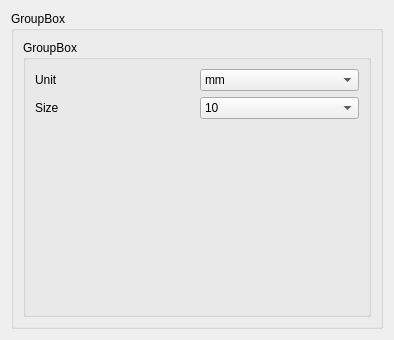
<?xml version="1.0" encoding="UTF-8"?>
<ui version="4.0">
 <class>H2Pref</class>
 <widget class="QWidget" name="H2Pref">
  <property name="geometry">
   <rect>
    <x>0</x>
    <y>0</y>
    <width>394</width>
    <height>340</height>
   </rect>
  </property>
  <property name="windowTitle">
   <string>Form</string>
  </property>
  <layout class="QVBoxLayout" name="verticalLayout">
   <item>
    <widget class="QGroupBox" name="groupBox">
     <property name="title">
      <string>GroupBox</string>
     </property>
     <layout class="QVBoxLayout" name="verticalLayout_2">
      <item>
       <widget class="QGroupBox" name="groupBox_2">
        <property name="title">
         <string>GroupBox</string>
        </property>
        <layout class="QGridLayout" name="gridLayout">
         <item row="1" column="1">
          <widget class="QComboBox" name="comboBox_2">
           <item>
            <property name="text">
             <string>10</string>
            </property>
           </item>
           <item>
            <property name="text">
             <string>20</string>
            </property>
           </item>
          </widget>
         </item>
         <item row="0" column="0">
          <widget class="QLabel" name="label">
           <property name="text">
            <string>Unit</string>
           </property>
          </widget>
         </item>
         <item row="0" column="1">
          <widget class="QComboBox" name="comboBox">
           <item>
            <property name="text">
             <string>mm</string>
            </property>
           </item>
           <item>
            <property name="text">
             <string>inch</string>
            </property>
           </item>
          </widget>
         </item>
         <item row="1" column="0">
          <widget class="QLabel" name="label_2">
           <property name="text">
            <string>Size</string>
           </property>
          </widget>
         </item>
         <item row="2" column="1">
          <spacer name="verticalSpacer">
           <property name="orientation">
            <enum>Qt::Vertical</enum>
           </property>
           <property name="sizeHint" stdset="0">
            <size>
             <width>20</width>
             <height>40</height>
            </size>
           </property>
          </spacer>
         </item>
        </layout>
       </widget>
      </item>
     </layout>
    </widget>
   </item>
  </layout>
 </widget>
 <resources/>
 <connections/>
</ui>
